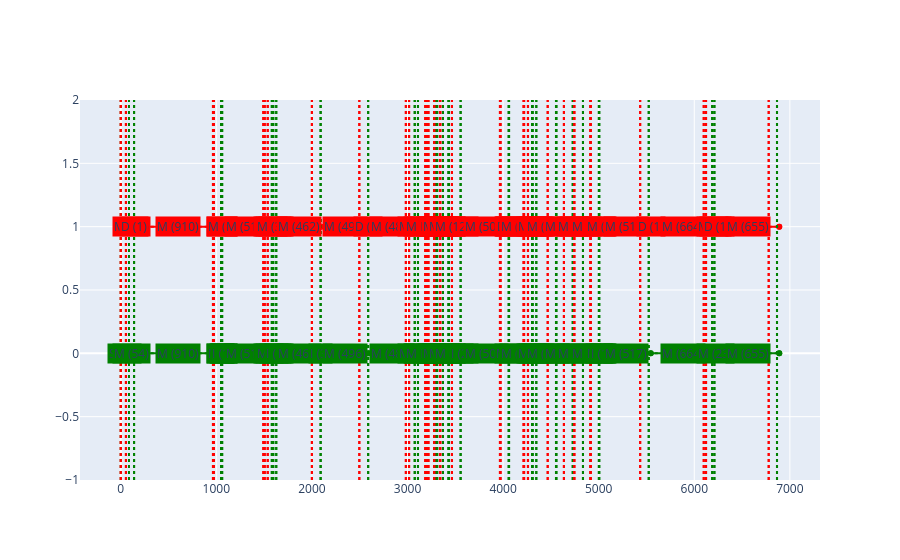

Write notebook code for a chart like this one.
### Code cell
fig = go.Figure()

fig.add_trace(
    go.Scatter(x=[0,query_consumption_ends[-1]], y=[0,0], line_color="green", line_dash="dot", showlegend=False)
)
fig.add_trace(
    go.Scatter(x=[0,ref_consumption_ends[-1]], y=[1,1], line_color="red", line_dash="dot", showlegend=False)
)

for x in query_knots:
    fig.add_vline(x, line_dash="dot", line_color="green")
for x in ref_knots:
    fig.add_vline(x, line_dash="dot", line_color="red")


for s,e,a in zip(query_consumption_starts, query_consumption_ends, query_ops):
    fig.add_trace(
        go.Scatter(x=[s,e], y=[0,0], line_color="green", showlegend=False)
    )
    fig.add_annotation(
        x=(s+e)/2, 
        y=0, 
        text=a,
        showarrow=False,
        bgcolor="green"
    )


for s,e,a in zip(ref_consumption_starts, ref_consumption_ends, ref_ops):
    fig.add_trace(
        go.Scatter(x=[s,e], y=[1,1], line_color="red", showlegend=False)
    )
    fig.add_annotation(
        x=(s+e)/2, 
        y=1, 
        text=a,
        showarrow=False,
        bgcolor="red"
    )

fig.update_layout(yaxis_range=[-1,2])
fig.layout.yaxis.fixedrange = True
fig.show()

### Figure 1 — Plotly figure (JSON) as saved in the notebook; plotly's stock layout.template omitted (floating-point values rounded to 4 significant figures)
{"data": [{"line": {"color": "green", "dash": "dot"}, "showlegend": false, "type": "scatter", "x": [0, 6889], "y": [0, 0]}, {"line": {"color": "red", "dash": "dot"}, "showlegend": false, "type": "scatter", "x": [0, 6889], "y": [1, 1]}, {"line": {"color": "green"}, "showlegend": false, "type": "scatter", "x": [0, 86], "y": [0, 0]}, {"line": {"color": "green"}, "showlegend": false, "type": "scatter", "x": [86, 140], "y": [0, 0]}, {"line": {"color": "green"}, "showlegend": false, "type": "scatter", "x": [141, 1051], "y": [0, 0]}, {"line": {"color": "green"}, "showlegend": false, "type": "scatter", "x": [1051, 1052], "y": [0, 0]}, {"line": {"color": "green"}, "showlegend": false, "type": "scatter", "x": [1052, 1059], "y": [0, 0]}, {"line": {"color": "green"}, "showlegend": false, "type": "scatter", "x": [1059, 1060], "y": [0, 0]}, {"line": {"color": "green"}, "showlegend": false, "type": "scatter", "x": [1060, 1062], "y": [0, 0]}, {"line": {"color": "green"}, "showlegend": false, "type": "scatter", "x": [1062, 1063], "y": [0, 0]}, {"line": {"color": "green"}, "showlegend": false, "type": "scatter", "x": [1063, 1581], "y": [0, 0]}, {"line": {"color": "green"}, "showlegend": false, "type": "scatter", "x": [1581, 1583], "y": [0, 0]}, {"line": {"color": "green"}, "showlegend": false, "type": "scatter", "x": [1583, 1597], "y": [0, 0]}, {"line": {"color": "green"}, "showlegend": false, "type": "scatter", "x": [1598, 1629], "y": [0, 0]}, {"line": {"color": "green"}, "showlegend": false, "type": "scatter", "x": [1629, 1630], "y": [0, 0]}, {"line": {"color": "green"}, "showlegend": false, "type": "scatter", "x": [1630, 2092], "y": [0, 0]}, {"line": {"color": "green"}, "showlegend": false, "type": "scatter", "x": [2092, 2095], "y": [0, 0]}, {"line": {"color": "green"}, "showlegend": false, "type": "scatter", "x": [2095, 2591], "y": [0, 0]}, {"line": {"color": "green"}, "showlegend": false, "type": "scatter", "x": [2592, 3078], "y": [0, 0]}, {"line": {"color": "green"}, "showlegend": false, "type": "scatter", "x": [3078, 3080], "y": [0, 0]}, {"line": {"color": "green"}, "showlegend": false, "type": "scatter", "x": [3080, 3113], "y": [0, 0]}, {"line": {"color": "green"}, "showlegend": false, "type": "scatter", "x": [3115, 3283], "y": [0, 0]}, {"line": {"color": "green"}, "showlegend": false, "type": "scatter", "x": [3283, 3284], "y": [0, 0]}, {"line": {"color": "green"}, "showlegend": false, "type": "scatter", "x": [3284, 3303], "y": [0, 0]}, {"line": {"color": "green"}, "showlegend": false, "type": "scatter", "x": [3304, 3317], "y": [0, 0]}, {"line": {"color": "green"}, "showlegend": false, "type": "scatter", "x": [3318, 3378], "y": [0, 0]}, {"line": {"color": "green"}, "showlegend": false, "type": "scatter", "x": [3379, 3438], "y": [0, 0]}, {"line": {"color": "green"}, "showlegend": false, "type": "scatter", "x": [3439, 3441], "y": [0, 0]}, {"line": {"color": "green"}, "showlegend": false, "type": "scatter", "x": [3441, 3442], "y": [0, 0]}, {"line": {"color": "green"}, "showlegend": false, "type": "scatter", "x": [3442, 3564], "y": [0, 0]}, {"line": {"color": "green"}, "showlegend": false, "type": "scatter", "x": [3564, 3566], "y": [0, 0]}, {"line": {"color": "green"}, "showlegend": false, "type": "scatter", "x": [3566, 4068], "y": [0, 0]}, {"line": {"color": "green"}, "showlegend": false, "type": "scatter", "x": [4070, 4074], "y": [0, 0]}, {"line": {"color": "green"}, "showlegend": false, "type": "scatter", "x": [4075, 4316], "y": [0, 0]}, {"line": {"color": "green"}, "showlegend": false, "type": "scatter", "x": [4316, 4317], "y": [0, 0]}, {"line": {"color": "green"}, "showlegend": false, "type": "scatter", "x": [4317, 4321], "y": [0, 0]}, {"line": {"color": "green"}, "showlegend": false, "type": "scatter", "x": [4323, 4362], "y": [0, 0]}, {"line": {"color": "green"}, "showlegend": false, "type": "scatter", "x": [4363, 4569], "y": [0, 0]}, {"line": {"color": "green"}, "showlegend": false, "type": "scatter", "x": [4569, 4575], "y": [0, 0]}, {"line": {"color": "green"}, "showlegend": false, "type": "scatter", "x": [4575, 4744], "y": [0, 0]}, {"line": {"color": "green"}, "showlegend": false, "type": "scatter", "x": [4745, 4852], "y": [0, 0]}, {"line": {"color": "green"}, "showlegend": false, "type": "scatter", "x": [4856, 5022], "y": [0, 0]}, {"line": {"color": "green"}, "showlegend": false, "type": "scatter", "x": [5022, 5023], "y": [0, 0]}, {"line": {"color": "green"}, "showlegend": false, "type": "scatter", "x": [5023, 5026], "y": [0, 0]}, {"line": {"color": "green"}, "showlegend": false, "type": "scatter", "x": [5026, 5027], "y": [0, 0]}, {"line": {"color": "green"}, "showlegend": false, "type": "scatter", "x": [5027, 5544], "y": [0, 0]}, {"line": {"color": "green"}, "showlegend": false, "type": "scatter", "x": [5545, 6209], "y": [0, 0]}, {"line": {"color": "green"}, "showlegend": false, "type": "scatter", "x": [6210, 6233], "y": [0, 0]}, {"line": {"color": "green"}, "showlegend": false, "type": "scatter", "x": [6234, 6889], "y": [0, 0]}, {"line": {"color": "red"}, "showlegend": false, "type": "scatter", "x": [86, 140], "y": [1, 1]}, {"line": {"color": "red"}, "showlegend": false, "type": "scatter", "x": [140, 141], "y": [1, 1]}, {"line": {"color": "red"}, "showlegend": false, "type": "scatter", "x": [141, 1051], "y": [1, 1]}, {"line": {"color": "red"}, "showlegend": false, "type": "scatter", "x": [1052, 1059], "y": [1, 1]}, {"line": {"color": "red"}, "showlegend": false, "type": "scatter", "x": [1060, 1062], "y": [1, 1]}, {"line": {"color": "red"}, "showlegend": false, "type": "scatter", "x": [1063, 1581], "y": [1, 1]}, {"line": {"color": "red"}, "showlegend": false, "type": "scatter", "x": [1583, 1597], "y": [1, 1]}, {"line": {"color": "red"}, "showlegend": false, "type": "scatter", "x": [1597, 1598], "y": [1, 1]}, {"line": {"color": "red"}, "showlegend": false, "type": "scatter", "x": [1598, 1629], "y": [1, 1]}, {"line": {"color": "red"}, "showlegend": false, "type": "scatter", "x": [1630, 2092], "y": [1, 1]}, {"line": {"color": "red"}, "showlegend": false, "type": "scatter", "x": [2095, 2591], "y": [1, 1]}, {"line": {"color": "red"}, "showlegend": false, "type": "scatter", "x": [2591, 2592], "y": [1, 1]}, {"line": {"color": "red"}, "showlegend": false, "type": "scatter", "x": [2592, 3078], "y": [1, 1]}, {"line": {"color": "red"}, "showlegend": false, "type": "scatter", "x": [3080, 3113], "y": [1, 1]}, {"line": {"color": "red"}, "showlegend": false, "type": "scatter", "x": [3113, 3115], "y": [1, 1]}, {"line": {"color": "red"}, "showlegend": false, "type": "scatter", "x": [3115, 3283], "y": [1, 1]}, {"line": {"color": "red"}, "showlegend": false, "type": "scatter", "x": [3284, 3303], "y": [1, 1]}, {"line": {"color": "red"}, "showlegend": false, "type": "scatter", "x": [3303, 3304], "y": [1, 1]}, {"line": {"color": "red"}, "showlegend": false, "type": "scatter", "x": [3304, 3317], "y": [1, 1]}, {"line": {"color": "red"}, "showlegend": false, "type": "scatter", "x": [3317, 3318], "y": [1, 1]}, {"line": {"color": "red"}, "showlegend": false, "type": "scatter", "x": [3318, 3378], "y": [1, 1]}, {"line": {"color": "red"}, "showlegend": false, "type": "scatter", "x": [3378, 3379], "y": [1, 1]}, {"line": {"color": "red"}, "showlegend": false, "type": "scatter", "x": [3379, 3438], "y": [1, 1]}, {"line": {"color": "red"}, "showlegend": false, "type": "scatter", "x": [3438, 3439], "y": [1, 1]}, {"line": {"color": "red"}, "showlegend": false, "type": "scatter", "x": [3439, 3441], "y": [1, 1]}, {"line": {"color": "red"}, "showlegend": false, "type": "scatter", "x": [3442, 3564], "y": [1, 1]}, {"line": {"color": "red"}, "showlegend": false, "type": "scatter", "x": [3566, 4068], "y": [1, 1]}, {"line": {"color": "red"}, "showlegend": false, "type": "scatter", "x": [4068, 4070], "y": [1, 1]}, {"line": {"color": "red"}, "showlegend": false, "type": "scatter", "x": [4070, 4074], "y": [1, 1]}, {"line": {"color": "red"}, "showlegend": false, "type": "scatter", "x": [4074, 4075], "y": [1, 1]}, {"line": {"color": "red"}, "showlegend": false, "type": "scatter", "x": [4075, 4316], "y": [1, 1]}, {"line": {"color": "red"}, "showlegend": false, "type": "scatter", "x": [4317, 4321], "y": [1, 1]}, {"line": {"color": "red"}, "showlegend": false, "type": "scatter", "x": [4321, 4323], "y": [1, 1]}, {"line": {"color": "red"}, "showlegend": false, "type": "scatter", "x": [4323, 4362], "y": [1, 1]}, {"line": {"color": "red"}, "showlegend": false, "type": "scatter", "x": [4362, 4363], "y": [1, 1]}, {"line": {"color": "red"}, "showlegend": false, "type": "scatter", "x": [4363, 4569], "y": [1, 1]}, {"line": {"color": "red"}, "showlegend": false, "type": "scatter", "x": [4575, 4744], "y": [1, 1]}, {"line": {"color": "red"}, "showlegend": false, "type": "scatter", "x": [4744, 4745], "y": [1, 1]}, {"line": {"color": "red"}, "showlegend": false, "type": "scatter", "x": [4745, 4852], "y": [1, 1]}, {"line": {"color": "red"}, "showlegend": false, "type": "scatter", "x": [4852, 4856], "y": [1, 1]}, {"line": {"color": "red"}, "showlegend": false, "type": "scatter", "x": [4856, 5022], "y": [1, 1]}, {"line": {"color": "red"}, "showlegend": false, "type": "scatter", "x": [5023, 5026], "y": [1, 1]}, {"line": {"color": "red"}, "showlegend": false, "type": "scatter", "x": [5027, 5544], "y": [1, 1]}, {"line": {"color": "red"}, "showlegend": false, "type": "scatter", "x": [5544, 5545], "y": [1, 1]}, {"line": {"color": "red"}, "showlegend": false, "type": "scatter", "x": [5545, 6209], "y": [1, 1]}, {"line": {"color": "red"}, "showlegend": false, "type": "scatter", "x": [6209, 6210], "y": [1, 1]}, {"line": {"color": "red"}, "showlegend": false, "type": "scatter", "x": [6210, 6233], "y": [1, 1]}, {"line": {"color": "red"}, "showlegend": false, "type": "scatter", "x": [6233, 6234], "y": [1, 1]}, {"line": {"color": "red"}, "showlegend": false, "type": "scatter", "x": [6234, 6889], "y": [1, 1]}], "layout": {"annotations": [{"bgcolor": "green", "showarrow": false, "text": "S (86)", "x": 43, "y": 0}, {"bgcolor": "green", "showarrow": false, "text": "M (54)", "x": 113, "y": 0}, {"bgcolor": "green", "showarrow": false, "text": "M (910)", "x": 596, "y": 0}, {"bgcolor": "green", "showarrow": false, "text": "I (1)", "x": 1052.0, "y": 0}, {"bgcolor": "green", "showarrow": false, "text": "M (7)", "x": 1056.0, "y": 0}, {"bgcolor": "green", "showarrow": false, "text": "I (1)", "x": 1060.0, "y": 0}, {"bgcolor": "green", "showarrow": false, "text": "M (2)", "x": 1061, "y": 0}, {"bgcolor": "green", "showarrow": false, "text": "I (1)", "x": 1062.0, "y": 0}, {"bgcolor": "green", "showarrow": false, "text": "M (518)", "x": 1322, "y": 0}, {"bgcolor": "green", "showarrow": false, "text": "I (2)", "x": 1582, "y": 0}, {"bgcolor": "green", "showarrow": false, "text": "M (14)", "x": 1590, "y": 0}, {"bgcolor": "green", "showarrow": false, "text": "M (31)", "x": 1614.0, "y": 0}, {"bgcolor": "green", "showarrow": false, "text": "I (1)", "x": 1630.0, "y": 0}, {"bgcolor": "green", "showarrow": false, "text": "M (462)", "x": 1861, "y": 0}, {"bgcolor": "green", "showarrow": false, "text": "I (3)", "x": 2094.0, "y": 0}, {"bgcolor": "green", "showarrow": false, "text": "M (496)", "x": 2343, "y": 0}, {"bgcolor": "green", "showarrow": false, "text": "M (486)", "x": 2835, "y": 0}, {"bgcolor": "green", "showarrow": false, "text": "I (2)", "x": 3079, "y": 0}, {"bgcolor": "green", "showarrow": false, "text": "M (33)", "x": 3096.0, "y": 0}, {"bgcolor": "green", "showarrow": false, "text": "M (168)", "x": 3199, "y": 0}, {"bgcolor": "green", "showarrow": false, "text": "I (1)", "x": 3284.0, "y": 0}, {"bgcolor": "green", "showarrow": false, "text": "M (19)", "x": 3294.0, "y": 0}, {"bgcolor": "green", "showarrow": false, "text": "M (13)", "x": 3310.0, "y": 0}, {"bgcolor": "green", "showarrow": false, "text": "M (60)", "x": 3348, "y": 0}, {"bgcolor": "green", "showarrow": false, "text": "M (59)", "x": 3408.0, "y": 0}, {"bgcolor": "green", "showarrow": false, "text": "M (2)", "x": 3440, "y": 0}, {"bgcolor": "green", "showarrow": false, "text": "I (1)", "x": 3442.0, "y": 0}, {"bgcolor": "green", "showarrow": false, "text": "M (122)", "x": 3503, "y": 0}, {"bgcolor": "green", "showarrow": false, "text": "I (2)", "x": 3565, "y": 0}, {"bgcolor": "green", "showarrow": false, "text": "M (502)", "x": 3817, "y": 0}, {"bgcolor": "green", "showarrow": false, "text": "M (4)", "x": 4072, "y": 0}, {"bgcolor": "green", "showarrow": false, "text": "M (241)", "x": 4196.0, "y": 0}, {"bgcolor": "green", "showarrow": false, "text": "I (1)", "x": 4316.0, "y": 0}, {"bgcolor": "green", "showarrow": false, "text": "M (4)", "x": 4319, "y": 0}, {"bgcolor": "green", "showarrow": false, "text": "M (39)", "x": 4342.0, "y": 0}, {"bgcolor": "green", "showarrow": false, "text": "M (206)", "x": 4466, "y": 0}, {"bgcolor": "green", "showarrow": false, "text": "I (6)", "x": 4572, "y": 0}, {"bgcolor": "green", "showarrow": false, "text": "M (169)", "x": 4660.0, "y": 0}, {"bgcolor": "green", "showarrow": false, "text": "M (107)", "x": 4798.0, "y": 0}, {"bgcolor": "green", "showarrow": false, "text": "M (166)", "x": 4939, "y": 0}, {"bgcolor": "green", "showarrow": false, "text": "I (1)", "x": 5022.0, "y": 0}, {"bgcolor": "green", "showarrow": false, "text": "M (3)", "x": 5024.0, "y": 0}, {"bgcolor": "green", "showarrow": false, "text": "I (1)", "x": 5026.0, "y": 0}, {"bgcolor": "green", "showarrow": false, "text": "M (517)", "x": 5286.0, "y": 0}, {"bgcolor": "green", "showarrow": false, "text": "M (664)", "x": 5877, "y": 0}, {"bgcolor": "green", "showarrow": false, "text": "M (23)", "x": 6222.0, "y": 0}, {"bgcolor": "green", "showarrow": false, "text": "M (655)", "x": 6562.0, "y": 0}, {"bgcolor": "red", "showarrow": false, "text": "M (54)", "x": 113, "y": 1}, {"bgcolor": "red", "showarrow": false, "text": "D (1)", "x": 140.5, "y": 1}, {"bgcolor": "red", "showarrow": false, "text": "M (910)", "x": 596, "y": 1}, {"bgcolor": "red", "showarrow": false, "text": "M (7)", "x": 1056.0, "y": 1}, {"bgcolor": "red", "showarrow": false, "text": "M (2)", "x": 1061, "y": 1}, {"bgcolor": "red", "showarrow": false, "text": "M (518)", "x": 1322, "y": 1}, {"bgcolor": "red", "showarrow": false, "text": "M (14)", "x": 1590, "y": 1}, {"bgcolor": "red", "showarrow": false, "text": "D (1)", "x": 1598.0, "y": 1}, {"bgcolor": "red", "showarrow": false, "text": "M (31)", "x": 1614.0, "y": 1}, {"bgcolor": "red", "showarrow": false, "text": "M (462)", "x": 1861, "y": 1}, {"bgcolor": "red", "showarrow": false, "text": "M (496)", "x": 2343, "y": 1}, {"bgcolor": "red", "showarrow": false, "text": "D (1)", "x": 2592.0, "y": 1}, {"bgcolor": "red", "showarrow": false, "text": "M (486)", "x": 2835, "y": 1}, {"bgcolor": "red", "showarrow": false, "text": "M (33)", "x": 3096.0, "y": 1}, {"bgcolor": "red", "showarrow": false, "text": "D (2)", "x": 3114, "y": 1}, {"bgcolor": "red", "showarrow": false, "text": "M (168)", "x": 3199, "y": 1}, {"bgcolor": "red", "showarrow": false, "text": "M (19)", "x": 3294.0, "y": 1}, {"bgcolor": "red", "showarrow": false, "text": "D (1)", "x": 3304.0, "y": 1}, {"bgcolor": "red", "showarrow": false, "text": "M (13)", "x": 3310.0, "y": 1}, {"bgcolor": "red", "showarrow": false, "text": "D (1)", "x": 3318.0, "y": 1}, {"bgcolor": "red", "showarrow": false, "text": "M (60)", "x": 3348, "y": 1}, {"bgcolor": "red", "showarrow": false, "text": "D (1)", "x": 3378.0, "y": 1}, {"bgcolor": "red", "showarrow": false, "text": "M (59)", "x": 3408.0, "y": 1}, {"bgcolor": "red", "showarrow": false, "text": "D (1)", "x": 3438.0, "y": 1}, {"bgcolor": "red", "showarrow": false, "text": "M (2)", "x": 3440, "y": 1}, {"bgcolor": "red", "showarrow": false, "text": "M (122)", "x": 3503, "y": 1}, {"bgcolor": "red", "showarrow": false, "text": "M (502)", "x": 3817, "y": 1}, {"bgcolor": "red", "showarrow": false, "text": "D (2)", "x": 4069, "y": 1}, {"bgcolor": "red", "showarrow": false, "text": "M (4)", "x": 4072, "y": 1}, {"bgcolor": "red", "showarrow": false, "text": "D (1)", "x": 4074.0, "y": 1}, {"bgcolor": "red", "showarrow": false, "text": "M (241)", "x": 4196.0, "y": 1}, {"bgcolor": "red", "showarrow": false, "text": "M (4)", "x": 4319, "y": 1}, {"bgcolor": "red", "showarrow": false, "text": "D (2)", "x": 4322, "y": 1}, {"bgcolor": "red", "showarrow": false, "text": "M (39)", "x": 4342.0, "y": 1}, {"bgcolor": "red", "showarrow": false, "text": "D (1)", "x": 4362.0, "y": 1}, {"bgcolor": "red", "showarrow": false, "text": "M (206)", "x": 4466, "y": 1}, {"bgcolor": "red", "showarrow": false, "text": "M (169)", "x": 4660.0, "y": 1}, {"bgcolor": "red", "showarrow": false, "text": "D (1)", "x": 4744.0, "y": 1}, {"bgcolor": "red", "showarrow": false, "text": "M (107)", "x": 4798.0, "y": 1}, {"bgcolor": "red", "showarrow": false, "text": "D (4)", "x": 4854, "y": 1}, {"bgcolor": "red", "showarrow": false, "text": "M (166)", "x": 4939, "y": 1}, {"bgcolor": "red", "showarrow": false, "text": "M (3)", "x": 5024.0, "y": 1}, {"bgcolor": "red", "showarrow": false, "text": "M (517)", "x": 5286.0, "y": 1}, {"bgcolor": "red", "showarrow": false, "text": "D (1)", "x": 5544.0, "y": 1}, {"bgcolor": "red", "showarrow": false, "text": "M (664)", "x": 5877, "y": 1}, {"bgcolor": "red", "showarrow": false, "text": "D (1)", "x": 6210.0, "y": 1}, {"bgcolor": "red", "showarrow": false, "text": "M (23)", "x": 6222.0, "y": 1}, {"bgcolor": "red", "showarrow": false, "text": "D (1)", "x": 6234.0, "y": 1}, {"bgcolor": "red", "showarrow": false, "text": "M (655)", "x": 6562.0, "y": 1}], "shapes": [{"line": {"color": "green", "dash": "dot"}, "type": "line", "x0": 0, "x1": 0, "xref": "x", "y0": 0, "y1": 1, "yref": "y domain"}, {"line": {"color": "green", "dash": "dot"}, "type": "line", "x0": 86, "x1": 86, "xref": "x", "y0": 0, "y1": 1, "yref": "y domain"}, {"line": {"color": "green", "dash": "dot"}, "type": "line", "x0": 139, "x1": 139, "xref": "x", "y0": 0, "y1": 1, "yref": "y domain"}, {"line": {"color": "green", "dash": "dot"}, "type": "line", "x0": 140, "x1": 140, "xref": "x", "y0": 0, "y1": 1, "yref": "y domain"}, {"line": {"color": "green", "dash": "dot"}, "type": "line", "x0": 1049, "x1": 1049, "xref": "x", "y0": 0, "y1": 1, "yref": "y domain"}, {"line": {"color": "green", "dash": "dot"}, "type": "line", "x0": 1051, "x1": 1051, "xref": "x", "y0": 0, "y1": 1, "yref": "y domain"}, {"line": {"color": "green", "dash": "dot"}, "type": "line", "x0": 1057, "x1": 1057, "xref": "x", "y0": 0, "y1": 1, "yref": "y domain"}, {"line": {"color": "green", "dash": "dot"}, "type": "line", "x0": 1059, "x1": 1059, "xref": "x", "y0": 0, "y1": 1, "yref": "y domain"}, {"line": {"color": "green", "dash": "dot"}, "type": "line", "x0": 1060, "x1": 1060, "xref": "x", "y0": 0, "y1": 1, "yref": "y domain"}, {"line": {"color": "green", "dash": "dot"}, "type": "line", "x0": 1062, "x1": 1062, "xref": "x", "y0": 0, "y1": 1, "yref": "y domain"}, {"line": {"color": "green", "dash": "dot"}, "type": "line", "x0": 1579, "x1": 1579, "xref": "x", "y0": 0, "y1": 1, "yref": "y domain"}, {"line": {"color": "green", "dash": "dot"}, "type": "line", "x0": 1582, "x1": 1582, "xref": "x", "y0": 0, "y1": 1, "yref": "y domain"}, {"line": {"color": "green", "dash": "dot"}, "type": "line", "x0": 1595, "x1": 1595, "xref": "x", "y0": 0, "y1": 1, "yref": "y domain"}, {"line": {"color": "green", "dash": "dot"}, "type": "line", "x0": 1596, "x1": 1596, "xref": "x", "y0": 0, "y1": 1, "yref": "y domain"}, {"line": {"color": "green", "dash": "dot"}, "type": "line", "x0": 1626, "x1": 1626, "xref": "x", "y0": 0, "y1": 1, "yref": "y domain"}, {"line": {"color": "green", "dash": "dot"}, "type": "line", "x0": 1628, "x1": 1628, "xref": "x", "y0": 0, "y1": 1, "yref": "y domain"}, {"line": {"color": "green", "dash": "dot"}, "type": "line", "x0": 2089, "x1": 2089, "xref": "x", "y0": 0, "y1": 1, "yref": "y domain"}, {"line": {"color": "green", "dash": "dot"}, "type": "line", "x0": 2093, "x1": 2093, "xref": "x", "y0": 0, "y1": 1, "yref": "y domain"}, {"line": {"color": "green", "dash": "dot"}, "type": "line", "x0": 2588, "x1": 2588, "xref": "x", "y0": 0, "y1": 1, "yref": "y domain"}, {"line": {"color": "green", "dash": "dot"}, "type": "line", "x0": 2589, "x1": 2589, "xref": "x", "y0": 0, "y1": 1, "yref": "y domain"}, {"line": {"color": "green", "dash": "dot"}, "type": "line", "x0": 3074, "x1": 3074, "xref": "x", "y0": 0, "y1": 1, "yref": "y domain"}, {"line": {"color": "green", "dash": "dot"}, "type": "line", "x0": 3077, "x1": 3077, "xref": "x", "y0": 0, "y1": 1, "yref": "y domain"}, {"line": {"color": "green", "dash": "dot"}, "type": "line", "x0": 3109, "x1": 3109, "xref": "x", "y0": 0, "y1": 1, "yref": "y domain"}, {"line": {"color": "green", "dash": "dot"}, "type": "line", "x0": 3110, "x1": 3110, "xref": "x", "y0": 0, "y1": 1, "yref": "y domain"}, {"line": {"color": "green", "dash": "dot"}, "type": "line", "x0": 3277, "x1": 3277, "xref": "x", "y0": 0, "y1": 1, "yref": "y domain"}, {"line": {"color": "green", "dash": "dot"}, "type": "line", "x0": 3279, "x1": 3279, "xref": "x", "y0": 0, "y1": 1, "yref": "y domain"}, {"line": {"color": "green", "dash": "dot"}, "type": "line", "x0": 3297, "x1": 3297, "xref": "x", "y0": 0, "y1": 1, "yref": "y domain"}, {"line": {"color": "green", "dash": "dot"}, "type": "line", "x0": 3298, "x1": 3298, "xref": "x", "y0": 0, "y1": 1, "yref": "y domain"}, {"line": {"color": "green", "dash": "dot"}, "type": "line", "x0": 3310, "x1": 3310, "xref": "x", "y0": 0, "y1": 1, "yref": "y domain"}, {"line": {"color": "green", "dash": "dot"}, "type": "line", "x0": 3311, "x1": 3311, "xref": "x", "y0": 0, "y1": 1, "yref": "y domain"}, {"line": {"color": "green", "dash": "dot"}, "type": "line", "x0": 3370, "x1": 3370, "xref": "x", "y0": 0, "y1": 1, "yref": "y domain"}, {"line": {"color": "green", "dash": "dot"}, "type": "line", "x0": 3371, "x1": 3371, "xref": "x", "y0": 0, "y1": 1, "yref": "y domain"}, {"line": {"color": "green", "dash": "dot"}, "type": "line", "x0": 3429, "x1": 3429, "xref": "x", "y0": 0, "y1": 1, "yref": "y domain"}, {"line": {"color": "green", "dash": "dot"}, "type": "line", "x0": 3430, "x1": 3430, "xref": "x", "y0": 0, "y1": 1, "yref": "y domain"}, {"line": {"color": "green", "dash": "dot"}, "type": "line", "x0": 3431, "x1": 3431, "xref": "x", "y0": 0, "y1": 1, "yref": "y domain"}, {"line": {"color": "green", "dash": "dot"}, "type": "line", "x0": 3433, "x1": 3433, "xref": "x", "y0": 0, "y1": 1, "yref": "y domain"}, {"line": {"color": "green", "dash": "dot"}, "type": "line", "x0": 3554, "x1": 3554, "xref": "x", "y0": 0, "y1": 1, "yref": "y domain"}, {"line": {"color": "green", "dash": "dot"}, "type": "line", "x0": 3557, "x1": 3557, "xref": "x", "y0": 0, "y1": 1, "yref": "y domain"}, {"line": {"color": "green", "dash": "dot"}, "type": "line", "x0": 4058, "x1": 4058, "xref": "x", "y0": 0, "y1": 1, "yref": "y domain"}, {"line": {"color": "green", "dash": "dot"}, "type": "line", "x0": 4059, "x1": 4059, "xref": "x", "y0": 0, "y1": 1, "yref": "y domain"}, {"line": {"color": "green", "dash": "dot"}, "type": "line", "x0": 4062, "x1": 4062, "xref": "x", "y0": 0, "y1": 1, "yref": "y domain"}, {"line": {"color": "green", "dash": "dot"}, "type": "line", "x0": 4063, "x1": 4063, "xref": "x", "y0": 0, "y1": 1, "yref": "y domain"}, {"line": {"color": "green", "dash": "dot"}, "type": "line", "x0": 4303, "x1": 4303, "xref": "x", "y0": 0, "y1": 1, "yref": "y domain"}, {"line": {"color": "green", "dash": "dot"}, "type": "line", "x0": 4305, "x1": 4305, "xref": "x", "y0": 0, "y1": 1, "yref": "y domain"}, {"line": {"color": "green", "dash": "dot"}, "type": "line", "x0": 4308, "x1": 4308, "xref": "x", "y0": 0, "y1": 1, "yref": "y domain"}, {"line": {"color": "green", "dash": "dot"}, "type": "line", "x0": 4309, "x1": 4309, "xref": "x", "y0": 0, "y1": 1, "yref": "y domain"}, {"line": {"color": "green", "dash": "dot"}, "type": "line", "x0": 4347, "x1": 4347, "xref": "x", "y0": 0, "y1": 1, "yref": "y domain"}, {"line": {"color": "green", "dash": "dot"}, "type": "line", "x0": 4348, "x1": 4348, "xref": "x", "y0": 0, "y1": 1, "yref": "y domain"}, {"line": {"color": "green", "dash": "dot"}, "type": "line", "x0": 4553, "x1": 4553, "xref": "x", "y0": 0, "y1": 1, "yref": "y domain"}, {"line": {"color": "green", "dash": "dot"}, "type": "line", "x0": 4560, "x1": 4560, "xref": "x", "y0": 0, "y1": 1, "yref": "y domain"}, {"line": {"color": "green", "dash": "dot"}, "type": "line", "x0": 4728, "x1": 4728, "xref": "x", "y0": 0, "y1": 1, "yref": "y domain"}, {"line": {"color": "green", "dash": "dot"}, "type": "line", "x0": 4729, "x1": 4729, "xref": "x", "y0": 0, "y1": 1, "yref": "y domain"}, {"line": {"color": "green", "dash": "dot"}, "type": "line", "x0": 4835, "x1": 4835, "xref": "x", "y0": 0, "y1": 1, "yref": "y domain"}, {"line": {"color": "green", "dash": "dot"}, "type": "line", "x0": 4836, "x1": 4836, "xref": "x", "y0": 0, "y1": 1, "yref": "y domain"}, {"line": {"color": "green", "dash": "dot"}, "type": "line", "x0": 5001, "x1": 5001, "xref": "x", "y0": 0, "y1": 1, "yref": "y domain"}, {"line": {"color": "green", "dash": "dot"}, "type": "line", "x0": 5003, "x1": 5003, "xref": "x", "y0": 0, "y1": 1, "yref": "y domain"}, {"line": {"color": "green", "dash": "dot"}, "type": "line", "x0": 5005, "x1": 5005, "xref": "x", "y0": 0, "y1": 1, "yref": "y domain"}, {"line": {"color": "green", "dash": "dot"}, "type": "line", "x0": 5007, "x1": 5007, "xref": "x", "y0": 0, "y1": 1, "yref": "y domain"}, {"line": {"color": "green", "dash": "dot"}, "type": "line", "x0": 5523, "x1": 5523, "xref": "x", "y0": 0, "y1": 1, "yref": "y domain"}, {"line": {"color": "green", "dash": "dot"}, "type": "line", "x0": 5524, "x1": 5524, "xref": "x", "y0": 0, "y1": 1, "yref": "y domain"}, {"line": {"color": "green", "dash": "dot"}, "type": "line", "x0": 6187, "x1": 6187, "xref": "x", "y0": 0, "y1": 1, "yref": "y domain"}, {"line": {"color": "green", "dash": "dot"}, "type": "line", "x0": 6188, "x1": 6188, "xref": "x", "y0": 0, "y1": 1, "yref": "y domain"}, {"line": {"color": "green", "dash": "dot"}, "type": "line", "x0": 6210, "x1": 6210, "xref": "x", "y0": 0, "y1": 1, "yref": "y domain"}, {"line": {"color": "green", "dash": "dot"}, "type": "line", "x0": 6211, "x1": 6211, "xref": "x", "y0": 0, "y1": 1, "yref": "y domain"}, {"line": {"color": "green", "dash": "dot"}, "type": "line", "x0": 6865, "x1": 6865, "xref": "x", "y0": 0, "y1": 1, "yref": "y domain"}, {"line": {"color": "green", "dash": "dot"}, "type": "line", "x0": 6866, "x1": 6866, "xref": "x", "y0": 0, "y1": 1, "yref": "y domain"}, {"line": {"color": "red", "dash": "dot"}, "type": "line", "x0": 0, "x1": 0, "xref": "x", "y0": 0, "y1": 1, "yref": "y domain"}, {"line": {"color": "red", "dash": "dot"}, "type": "line", "x0": 0, "x1": 0, "xref": "x", "y0": 0, "y1": 1, "yref": "y domain"}, {"line": {"color": "red", "dash": "dot"}, "type": "line", "x0": 53, "x1": 53, "xref": "x", "y0": 0, "y1": 1, "yref": "y domain"}, {"line": {"color": "red", "dash": "dot"}, "type": "line", "x0": 55, "x1": 55, "xref": "x", "y0": 0, "y1": 1, "yref": "y domain"}, {"line": {"color": "red", "dash": "dot"}, "type": "line", "x0": 964, "x1": 964, "xref": "x", "y0": 0, "y1": 1, "yref": "y domain"}, {"line": {"color": "red", "dash": "dot"}, "type": "line", "x0": 965, "x1": 965, "xref": "x", "y0": 0, "y1": 1, "yref": "y domain"}, {"line": {"color": "red", "dash": "dot"}, "type": "line", "x0": 971, "x1": 971, "xref": "x", "y0": 0, "y1": 1, "yref": "y domain"}, {"line": {"color": "red", "dash": "dot"}, "type": "line", "x0": 972, "x1": 972, "xref": "x", "y0": 0, "y1": 1, "yref": "y domain"}, {"line": {"color": "red", "dash": "dot"}, "type": "line", "x0": 973, "x1": 973, "xref": "x", "y0": 0, "y1": 1, "yref": "y domain"}, {"line": {"color": "red", "dash": "dot"}, "type": "line", "x0": 974, "x1": 974, "xref": "x", "y0": 0, "y1": 1, "yref": "y domain"}, {"line": {"color": "red", "dash": "dot"}, "type": "line", "x0": 1491, "x1": 1491, "xref": "x", "y0": 0, "y1": 1, "yref": "y domain"}, {"line": {"color": "red", "dash": "dot"}, "type": "line", "x0": 1492, "x1": 1492, "xref": "x", "y0": 0, "y1": 1, "yref": "y domain"}, {"line": {"color": "red", "dash": "dot"}, "type": "line", "x0": 1505, "x1": 1505, "xref": "x", "y0": 0, "y1": 1, "yref": "y domain"}, {"line": {"color": "red", "dash": "dot"}, "type": "line", "x0": 1507, "x1": 1507, "xref": "x", "y0": 0, "y1": 1, "yref": "y domain"}, {"line": {"color": "red", "dash": "dot"}, "type": "line", "x0": 1537, "x1": 1537, "xref": "x", "y0": 0, "y1": 1, "yref": "y domain"}, {"line": {"color": "red", "dash": "dot"}, "type": "line", "x0": 1538, "x1": 1538, "xref": "x", "y0": 0, "y1": 1, "yref": "y domain"}, {"line": {"color": "red", "dash": "dot"}, "type": "line", "x0": 1999, "x1": 1999, "xref": "x", "y0": 0, "y1": 1, "yref": "y domain"}, {"line": {"color": "red", "dash": "dot"}, "type": "line", "x0": 2000, "x1": 2000, "xref": "x", "y0": 0, "y1": 1, "yref": "y domain"}, {"line": {"color": "red", "dash": "dot"}, "type": "line", "x0": 2495, "x1": 2495, "xref": "x", "y0": 0, "y1": 1, "yref": "y domain"}, {"line": {"color": "red", "dash": "dot"}, "type": "line", "x0": 2497, "x1": 2497, "xref": "x", "y0": 0, "y1": 1, "yref": "y domain"}, {"line": {"color": "red", "dash": "dot"}, "type": "line", "x0": 2982, "x1": 2982, "xref": "x", "y0": 0, "y1": 1, "yref": "y domain"}, {"line": {"color": "red", "dash": "dot"}, "type": "line", "x0": 2983, "x1": 2983, "xref": "x", "y0": 0, "y1": 1, "yref": "y domain"}, {"line": {"color": "red", "dash": "dot"}, "type": "line", "x0": 3015, "x1": 3015, "xref": "x", "y0": 0, "y1": 1, "yref": "y domain"}, {"line": {"color": "red", "dash": "dot"}, "type": "line", "x0": 3018, "x1": 3018, "xref": "x", "y0": 0, "y1": 1, "yref": "y domain"}, {"line": {"color": "red", "dash": "dot"}, "type": "line", "x0": 3185, "x1": 3185, "xref": "x", "y0": 0, "y1": 1, "yref": "y domain"}, {"line": {"color": "red", "dash": "dot"}, "type": "line", "x0": 3186, "x1": 3186, "xref": "x", "y0": 0, "y1": 1, "yref": "y domain"}, {"line": {"color": "red", "dash": "dot"}, "type": "line", "x0": 3204, "x1": 3204, "xref": "x", "y0": 0, "y1": 1, "yref": "y domain"}, {"line": {"color": "red", "dash": "dot"}, "type": "line", "x0": 3206, "x1": 3206, "xref": "x", "y0": 0, "y1": 1, "yref": "y domain"}, {"line": {"color": "red", "dash": "dot"}, "type": "line", "x0": 3218, "x1": 3218, "xref": "x", "y0": 0, "y1": 1, "yref": "y domain"}, {"line": {"color": "red", "dash": "dot"}, "type": "line", "x0": 3220, "x1": 3220, "xref": "x", "y0": 0, "y1": 1, "yref": "y domain"}, {"line": {"color": "red", "dash": "dot"}, "type": "line", "x0": 3279, "x1": 3279, "xref": "x", "y0": 0, "y1": 1, "yref": "y domain"}, {"line": {"color": "red", "dash": "dot"}, "type": "line", "x0": 3281, "x1": 3281, "xref": "x", "y0": 0, "y1": 1, "yref": "y domain"}, {"line": {"color": "red", "dash": "dot"}, "type": "line", "x0": 3339, "x1": 3339, "xref": "x", "y0": 0, "y1": 1, "yref": "y domain"}, {"line": {"color": "red", "dash": "dot"}, "type": "line", "x0": 3341, "x1": 3341, "xref": "x", "y0": 0, "y1": 1, "yref": "y domain"}, {"line": {"color": "red", "dash": "dot"}, "type": "line", "x0": 3342, "x1": 3342, "xref": "x", "y0": 0, "y1": 1, "yref": "y domain"}, {"line": {"color": "red", "dash": "dot"}, "type": "line", "x0": 3343, "x1": 3343, "xref": "x", "y0": 0, "y1": 1, "yref": "y domain"}, {"line": {"color": "red", "dash": "dot"}, "type": "line", "x0": 3464, "x1": 3464, "xref": "x", "y0": 0, "y1": 1, "yref": "y domain"}, {"line": {"color": "red", "dash": "dot"}, "type": "line", "x0": 3465, "x1": 3465, "xref": "x", "y0": 0, "y1": 1, "yref": "y domain"}, {"line": {"color": "red", "dash": "dot"}, "type": "line", "x0": 3966, "x1": 3966, "xref": "x", "y0": 0, "y1": 1, "yref": "y domain"}, {"line": {"color": "red", "dash": "dot"}, "type": "line", "x0": 3969, "x1": 3969, "xref": "x", "y0": 0, "y1": 1, "yref": "y domain"}, {"line": {"color": "red", "dash": "dot"}, "type": "line", "x0": 3972, "x1": 3972, "xref": "x", "y0": 0, "y1": 1, "yref": "y domain"}, {"line": {"color": "red", "dash": "dot"}, "type": "line", "x0": 3974, "x1": 3974, "xref": "x", "y0": 0, "y1": 1, "yref": "y domain"}, {"line": {"color": "red", "dash": "dot"}, "type": "line", "x0": 4214, "x1": 4214, "xref": "x", "y0": 0, "y1": 1, "yref": "y domain"}, {"line": {"color": "red", "dash": "dot"}, "type": "line", "x0": 4215, "x1": 4215, "xref": "x", "y0": 0, "y1": 1, "yref": "y domain"}, {"line": {"color": "red", "dash": "dot"}, "type": "line", "x0": 4218, "x1": 4218, "xref": "x", "y0": 0, "y1": 1, "yref": "y domain"}, {"line": {"color": "red", "dash": "dot"}, "type": "line", "x0": 4221, "x1": 4221, "xref": "x", "y0": 0, "y1": 1, "yref": "y domain"}, {"line": {"color": "red", "dash": "dot"}, "type": "line", "x0": 4259, "x1": 4259, "xref": "x", "y0": 0, "y1": 1, "yref": "y domain"}, {"line": {"color": "red", "dash": "dot"}, "type": "line", "x0": 4261, "x1": 4261, "xref": "x", "y0": 0, "y1": 1, "yref": "y domain"}, {"line": {"color": "red", "dash": "dot"}, "type": "line", "x0": 4466, "x1": 4466, "xref": "x", "y0": 0, "y1": 1, "yref": "y domain"}, {"line": {"color": "red", "dash": "dot"}, "type": "line", "x0": 4467, "x1": 4467, "xref": "x", "y0": 0, "y1": 1, "yref": "y domain"}, {"line": {"color": "red", "dash": "dot"}, "type": "line", "x0": 4635, "x1": 4635, "xref": "x", "y0": 0, "y1": 1, "yref": "y domain"}, {"line": {"color": "red", "dash": "dot"}, "type": "line", "x0": 4637, "x1": 4637, "xref": "x", "y0": 0, "y1": 1, "yref": "y domain"}, {"line": {"color": "red", "dash": "dot"}, "type": "line", "x0": 4743, "x1": 4743, "xref": "x", "y0": 0, "y1": 1, "yref": "y domain"}, {"line": {"color": "red", "dash": "dot"}, "type": "line", "x0": 4748, "x1": 4748, "xref": "x", "y0": 0, "y1": 1, "yref": "y domain"}, {"line": {"color": "red", "dash": "dot"}, "type": "line", "x0": 4913, "x1": 4913, "xref": "x", "y0": 0, "y1": 1, "yref": "y domain"}, {"line": {"color": "red", "dash": "dot"}, "type": "line", "x0": 4914, "x1": 4914, "xref": "x", "y0": 0, "y1": 1, "yref": "y domain"}, {"line": {"color": "red", "dash": "dot"}, "type": "line", "x0": 4916, "x1": 4916, "xref": "x", "y0": 0, "y1": 1, "yref": "y domain"}, {"line": {"color": "red", "dash": "dot"}, "type": "line", "x0": 4917, "x1": 4917, "xref": "x", "y0": 0, "y1": 1, "yref": "y domain"}, {"line": {"color": "red", "dash": "dot"}, "type": "line", "x0": 5433, "x1": 5433, "xref": "x", "y0": 0, "y1": 1, "yref": "y domain"}, {"line": {"color": "red", "dash": "dot"}, "type": "line", "x0": 5435, "x1": 5435, "xref": "x", "y0": 0, "y1": 1, "yref": "y domain"}, {"line": {"color": "red", "dash": "dot"}, "type": "line", "x0": 6098, "x1": 6098, "xref": "x", "y0": 0, "y1": 1, "yref": "y domain"}, {"line": {"color": "red", "dash": "dot"}, "type": "line", "x0": 6100, "x1": 6100, "xref": "x", "y0": 0, "y1": 1, "yref": "y domain"}, {"line": {"color": "red", "dash": "dot"}, "type": "line", "x0": 6122, "x1": 6122, "xref": "x", "y0": 0, "y1": 1, "yref": "y domain"}, {"line": {"color": "red", "dash": "dot"}, "type": "line", "x0": 6124, "x1": 6124, "xref": "x", "y0": 0, "y1": 1, "yref": "y domain"}, {"line": {"color": "red", "dash": "dot"}, "type": "line", "x0": 6778, "x1": 6778, "xref": "x", "y0": 0, "y1": 1, "yref": "y domain"}, {"line": {"color": "red", "dash": "dot"}, "type": "line", "x0": 6779, "x1": 6779, "xref": "x", "y0": 0, "y1": 1, "yref": "y domain"}], "yaxis": {"fixedrange": true, "range": [-1, 2]}}}
